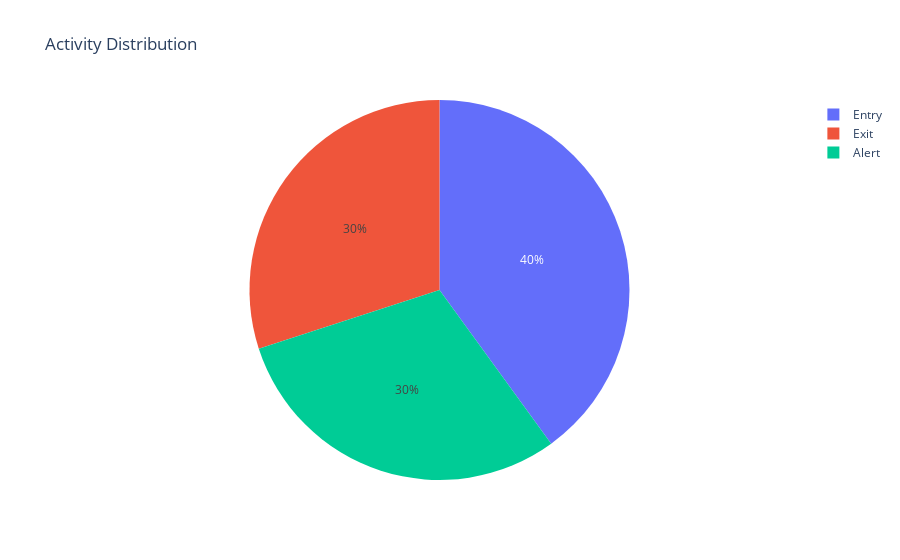

This figure's notebook cell:
### Code cell
fig = px.pie(activity_logs_df, names='activity_type', title='Activity Distribution')
fig.show()

pio.write_html(fig, 'activity_distribution.html')

### Figure 1 — Plotly figure (JSON) as saved in the notebook; plotly's stock layout.template omitted (floating-point values rounded to 4 significant figures)
{"data": [{"domain": {"x": [0, 1], "y": [0, 1]}, "hovertemplate": "activity_type=%{label}<extra></extra>", "labels": ["Entry", "Exit", "Alert", "Entry", "Exit", "Alert", "Entry", "Exit", "Alert", "Entry"], "legendgroup": "", "name": "", "showlegend": true, "type": "pie"}], "layout": {"legend": {"tracegroupgap": 0}, "title": {"text": "Activity Distribution"}}}
